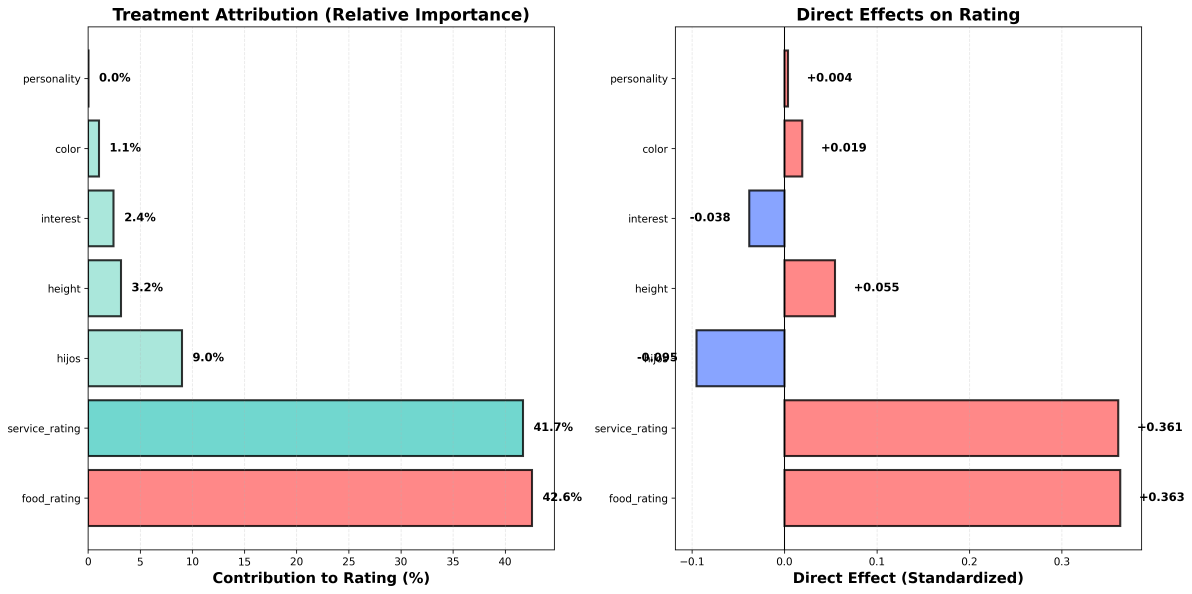
#> input picture 03_Causal_ATTRIBUTIONAnalysis/example_attribution.png, 4768 x 2374 px (shown at 1/4 size); its folder holds only this picture in this run
$ python -i data_pipeline.py   (imports and definitions only)
#> lines starting #> are read from the running program, lines starting #| are printed output that depends on the picture
"""
===================================================
 Causal Inference Case Study — Data Pipeline
===================================================
Restaurant Rating Attribution Analysis
Author: Ella Ndala | ndallaella@gmail.com

This pipeline orchestrates all data preparation steps:
  Phase 1 → Data Ingestion      : Load 9 raw CSV files
  Phase 2 → Preprocessing       : Clean & merge data
  Phase 3 → Feature Engineering : Create engineered features
  Phase 4 → Encoding & Output   : Prepare final modelling dataset

Usage:
    python data_pipeline.py

Outputs:
    01_Data_Analysis/final_data.pkl       — cleaned merged dataframe
    Reports/EDA_Reports/eda_report.html   — automated EDA profile report
"""

# ============================================================
# 0. IMPORTS
# ============================================================
import os
import glob
import warnings
import pandas as pd
import numpy as np
import matplotlib.pyplot as plt
import seaborn as sns
from pathlib import Path
from math import radians, cos, sin, asin, sqrt

from sklearn.impute import SimpleImputer
from sklearn.preprocessing import LabelEncoder, RobustScaler
from sklearn.cluster import KMeans

# [1 line not run here, left out]

# ============================================================
# CONFIGURATION
# ============================================================
BASE_DIR = Path(__file__).resolve().parent
PROJECT_ROOT = BASE_DIR.parent
OUT_DIR = PROJECT_ROOT / "01_Data_Analysis"
REPORT_DIR = PROJECT_ROOT / "Reports" / "EDA_Reports"

# Support both historical and current raw-data layouts.
if (PROJECT_ROOT / "00_Raw_Data").exists():
    RAW_DIR = PROJECT_ROOT / "00_Raw_Data"
else:
    RAW_DIR = PROJECT_ROOT / "data" / "raw"

# [2 lines not run here, left out]


# ============================================================
# PHASE 1 — DATA INGESTION
# ============================================================
# [75 lines left out: functions load_raw_data, _collapse_multi, _pick_hours, not called in this run]


def merge_data(dataframes: dict[str, pd.DataFrame]) -> pd.DataFrame:
    """
    Merge the 9 source tables into a single flat DataFrame.

    Patron pipeline  : userprofile → userpayment → usercuisine → rating_final
    Restaurant pipeline: geoplaces2 → chefmozaccepts → chefmozparking
                         → chefmozcuisine → chefmozhours4
    Combined          : patrons LEFT JOIN restaurants ON placeID

    The six one-to-many attribute tables are collapsed to one row per key BEFORE
    joining (see `_collapse_multi`). The unit of analysis is therefore one row per
    rating — `rating_final` is the only intentional fan-out, because a user rates
    many restaurants.

    Returns
    -------
    pd.DataFrame  — merged but not yet cleaned; one row per (userID, placeID) rating
    """
    print("\n" + "="*55)
    print("PHASE 2 — MERGING DATA")
    print("="*55)

    # — Collapse the one-to-many attribute tables to one row per key —
    user_pay     = _collapse_multi(dataframes["userpayment"],    "userID")
    user_cuisine = _collapse_multi(dataframes["usercuisine"],    "userID")
    rest_accepts = _collapse_multi(dataframes["chefmozaccepts"], "placeID")
    rest_parking = _collapse_multi(dataframes["chefmozparking"], "placeID")
    rest_cuisine = _collapse_multi(dataframes["chefmozcuisine"], "placeID")
    rest_hours   = _pick_hours(dataframes["chefmozhours4"])
    print(f"  Attribute tables collapsed to one row per key")

    # — Patron side — rating_final is the ONLY intentional fan-out
    patrons_df = (
        dataframes["userprofile"]
        .merge(user_pay,                    on="userID", how="left")
        .merge(user_cuisine,                on="userID", how="left")
        .merge(dataframes["rating_final"],  on="userID", how="left")
    )
    patrons_df.rename(columns={"latitude": "p.latitude",
                                "longitude": "p.longitude"}, inplace=True)
    print(f"  Patrons merged:     {patrons_df.shape}")

    # — Restaurant side —
    restaurant_df = (
        dataframes["geoplaces2"]
        .merge(rest_accepts, on="placeID", how="left")
        .merge(rest_parking, on="placeID", how="left")
        .merge(rest_cuisine, on="placeID", how="left")
        .merge(rest_hours,   on="placeID", how="left")
    )
    print(f"  Restaurants merged: {restaurant_df.shape}")

    # — Combined —
    data = patrons_df.merge(restaurant_df, on="placeID", how="left")
    print(f"  Combined dataset:   {data.shape}")

    # — Guard: one row per rating, or the fan-out has come back —
    n_ratings = len(dataframes["rating_final"])
    if len(data) != n_ratings:
        raise ValueError(
            f"Row-count guard failed: {len(data):,} rows for {n_ratings:,} ratings "
            f"({len(data)/n_ratings:.1f}x). A one-to-many table is being joined raw — "
            f"see _collapse_multi()."
        )
    print(f"  ✓ One row per rating ({n_ratings:,}) — no fan-out")

    return data


# [284 lines left out: functions clean_categorical, _categorize_time, _haversine_km, engineer_features, impute_missing, generate_eda_report and 2 more, not called in this run]


# ============================================================
# ENTRY POINT
# ============================================================
# [7 lines not run here, left out]

>>> import cv2
>>> picture = cv2.imread('../03_Causal_ATTRIBUTIONAnalysis/example_attribution.png', cv2.IMREAD_GRAYSCALE)
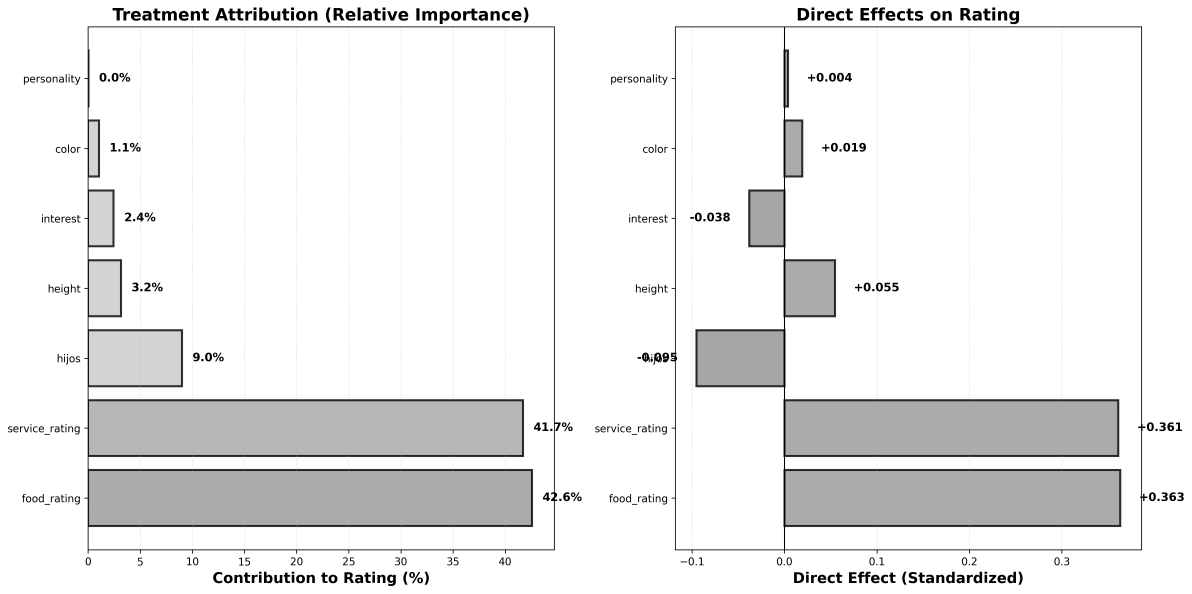
#> picture: shape (2374, 4768) (shown at 1/4 size); min 0, max 255, mean 236
#> (the run stopped early here; a loop or call above may not have finished)

$ run again, on 03_Causal_ATTRIBUTIONAnalysis/attribution.png
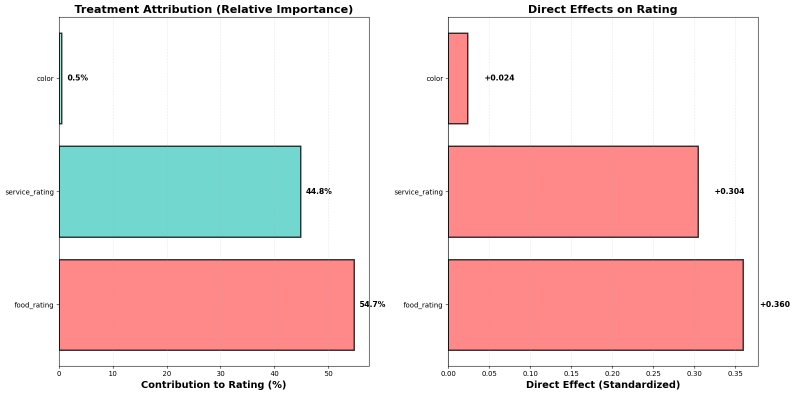
#> input picture 03_Causal_ATTRIBUTIONAnalysis/attribution.png, 1590 x 790 px (shown at 1/2 size)
#> `picture = cv2.imread('../03_Causal_ATTRIBUTIONAnalysis/example_attribu..`:
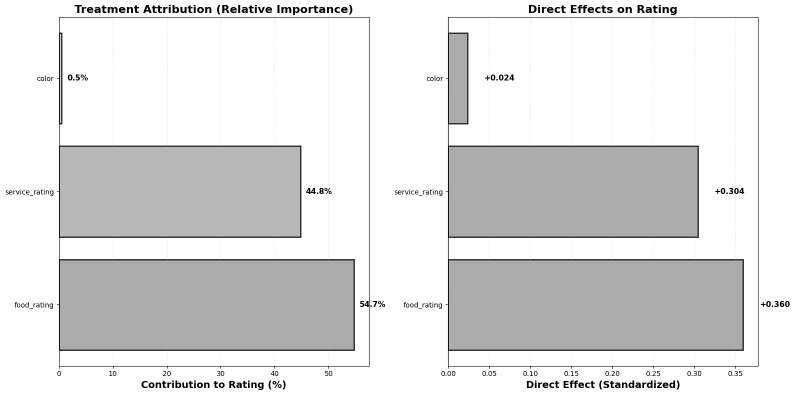
#> picture: shape (790, 1590) (shown at 1/2 size); min 0, max 255, mean 222.9
